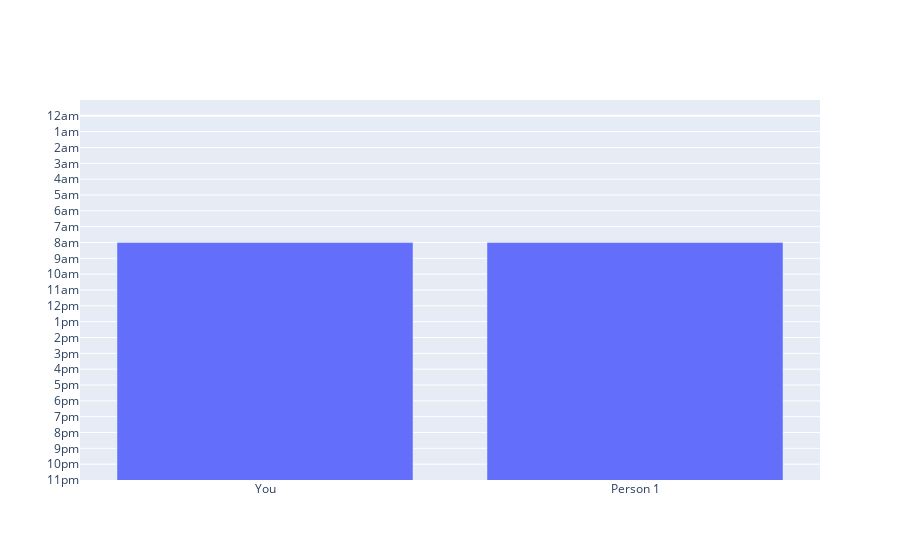

Notebook code cell kept with this figure:
### Code cell
import plotly.graph_objects as go

people = ['You', 'Person 1']

starts = ['', -8]

ends = [-17, -17]

fig = go.Figure(data=[
    
    go.Bar(x = people, y = ends, base = starts)
])
# Change the bar mode
fig.update_layout(
    barmode='stack',
    yaxis = dict(
        tickmode = 'array',
        tickvals = np.arange(-23, 1),
        ticktext = ylabs[::-1]
))

#fig.update_xaxes(range=[0, 24])
fig.update_yaxes(range=[-23, 1])

fig.show()

### Figure 1 — Plotly figure (JSON) as saved in the notebook; plotly's stock layout.template omitted (floating-point values rounded to 4 significant figures)
{"data": [{"base": [-8, -8], "type": "bar", "x": ["You", "Person 1"], "y": [-17, -17]}], "layout": {"barmode": "stack", "yaxis": {"range": [-23, 1], "tickmode": "array", "ticktext": ["11pm", "10pm", "9pm", "8pm", "7pm", "6pm", "5pm", "4pm", "3pm", "2pm", "1pm", "12pm", "11am", "10am", "9am", "8am", "7am", "6am", "5am", "4am", "3am", "2am", "1am", "12am"], "tickvals": [-23, -22, -21, -20, -19, -18, -17, -16, -15, -14, -13, -12, -11, -10, -9, -8, -7, -6, -5, -4, -3, -2, -1, 0]}}}
